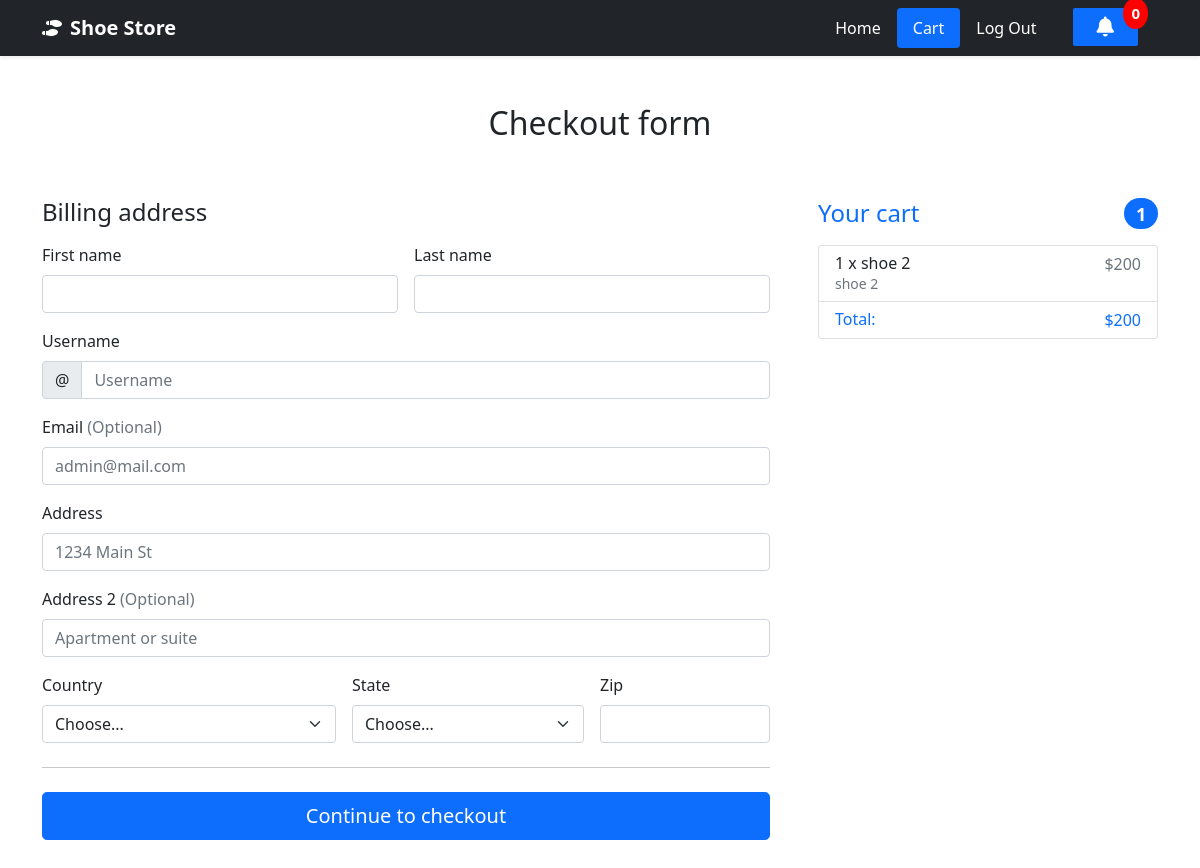
The app's page /order-summary/ (signed in), older data.
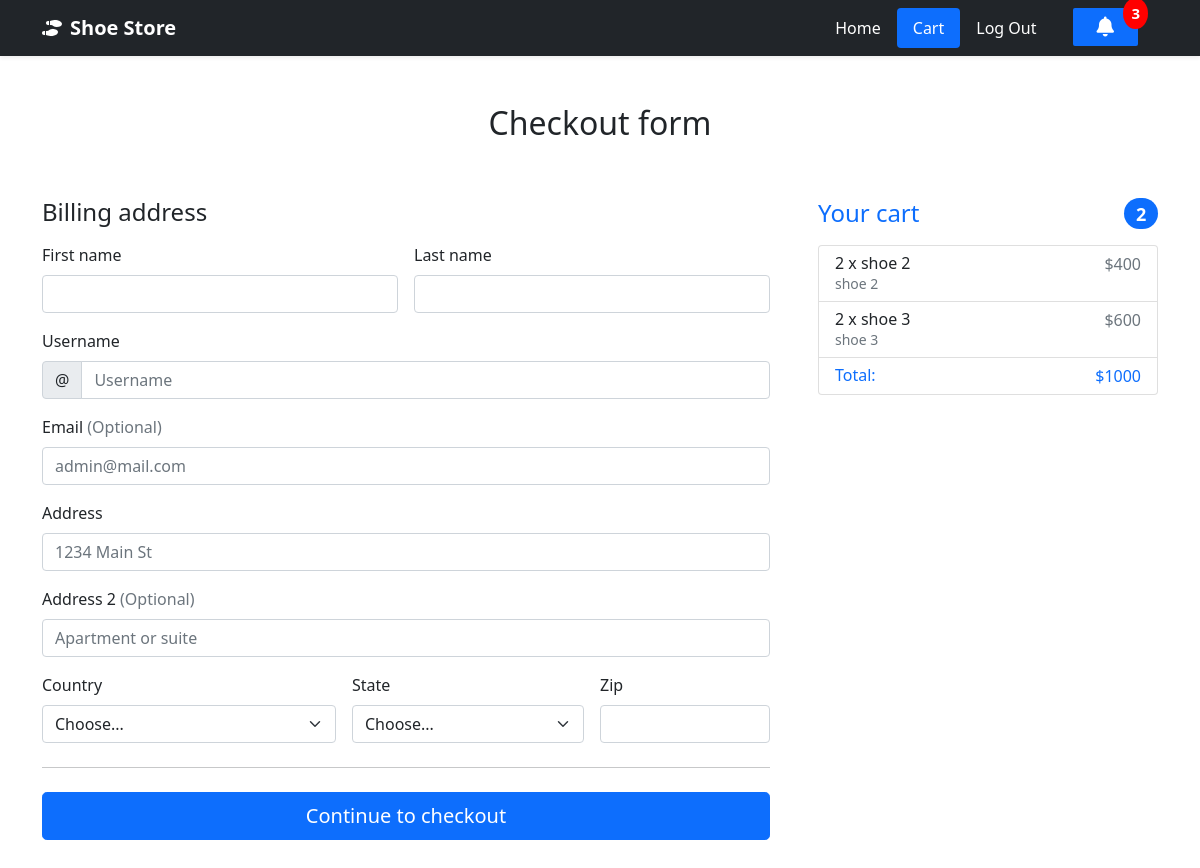
The same page, newer data.
### ecommerce/models.py (models this page shows, shortened)
class Order(models.Model):
    user = models.ForeignKey(User, on_delete=models.CASCADE)
    items = models.ManyToManyField(OrderItem)
    ordered = models.BooleanField(default=False)
    ordered_date = models.DateTimeField(auto_now=True)
    def get_total(self):
        total = 0
        for order_item in self.items.all():
            total += order_item.get_item_price()
        return total

class OrderItem(models.Model):
    user = models.ForeignKey(User, on_delete=models.CASCADE)
    ordered = models.BooleanField(default=False)
    item = models.ForeignKey(Item, on_delete=models.CASCADE)
    quantity = models.IntegerField(default=1)
    def get_item_price(self):
        return self.item.price * self.quantity

class Item(models.Model):
    title = models.CharField(max_length=150)
    price = models.IntegerField()
    slug = models.SlugField()
    description = models.TextField()
    image = models.ImageField(default='default.jpg',
                            upload_to='product_images')

### ecommerce/views.py (the view)
# urls.py: path('order-summary/', OrderSummaryView.as_view(), name='order_summary'),
class OrderSummaryView(LoginRequiredMixin, View):
    def get(self, *args, **kwargs):
        try:
            order = Order.objects.get(user=self.request.user, ordered=False)
            context = {
                'orders': order,
                'user':self.request.user
            }
            return render(self.request, 'cart.html', context)
        except ObjectDoesNotExist:
            messages.info(self.request, "You don't have an active order!")
            return redirect('home')

### ecommerce/custom_context_processors.py (called while the page is built)
def notifications(request):
    notifications = OrderNotification.objects.all()
    return {"notifications": notifications}

### templates/cart.html (shortened to what this page needs)
{% extends 'base.html' %}
{% load static %}
{% block header %}
<div class="navbar navbar-dark bg-dark shadow-sm">
  <div class="container">
    <a href="{% url 'home' %}" class="navbar-brand d-flex align-items-center">
      <strong>Shoe Store</strong>
    </a>
    <ul class="nav nav-pills">
      <li class="nav-item"><a href="{% url 'home' %}" class="nav-link  text-white" aria-current="page">Home</a></li>
      <li class="nav-item"><a href="{% url 'order_summary' %}" class=" active nav-link text-white">Cart</a></li>
      <li class="nav-item"><a href="accounts/logout" class="nav-link text-white">Log Out</a></li>
      <li class="nav-item dropdown notification-section">
        <a href="#" class="notification dropdown-toggle" id="navbarDropdown" role="button"
            data-bs-toggle="dropdown" aria-expanded="true">
            <span><i class='fa fa-bell'></i></span>
            <span class="badge" id="notification-badge">{{ notifications | length }}</span>
        </a>
    </li>
    </ul>
  </div>
</div>
</header>
{% endblock %}
{% block content %}
<div class="container">
  <main>
    <div class="py-5 text-center">
      <h2>Checkout form</h2>
    </div>
    <div class="row g-5">
      <div class="col-md-5 col-lg-4 order-md-last">
        <h4 class="d-flex justify-content-between align-items-center mb-3">
          <span class="text-primary">Your cart</span>
          <span class="badge bg-primary rounded-pill">{{orders.items.count}}</span>
        </h4>
        <ul class="list-group mb-3">
          {% for order_item in orders.items.all %}
          <li class="list-group-item d-flex justify-content-between lh-sm">
            <div>
              <h6 class="my-0">{{order_item.quantity}} x {{order_item.item.title}}</h6>
              <small class="text-muted">{{order_item.item.description|truncatechars:50}}</small>
            </div>
            <span class="text-muted">${{order_item.get_item_price}}</span>
          </li>
          {% endfor %}
          <li class="list-group-item d-flex justify-content-between lh-sm">
            <div>
              <h6 class="my-0" style="color: #0d6efd;">Total:</h6>
            </div>
            <span class="text-muted"  style="color: #0d6efd !important;">${{ orders.get_total }}</span>
          </li>
        </ul>
      </div>
      <div class="col-md-7 col-lg-8">
        <h4 class="mb-3">Billing address</h4>
        <form class="needs-validation" novalidate>
          <div class="row g-3">
            <div class="col-sm-6">
              <label for="firstName" class="form-label">First name</label>
              <input type="text" class="form-control" id="firstName" placeholder="" value="" required>
            </div>
            <div class="col-sm-6">
              <label for="lastName" class="form-label">Last name</label>
              <input type="text" class="form-control" id="lastName" placeholder="" value="" required>
            </div>
            <div class="col-12">
              <label for="username" class="form-label">Username</label>
              <div class="input-group has-validation">
                <span class="input-group-text">@</span>
                <input type="text" class="form-control" id="username" placeholder="Username" required>
              </div>
            </div>
            <div class="col-12">
              <label for="email" class="form-label">Email <span class="text-muted">(Optional)</span></label>
              <input type="email" class="form-control" id="email" placeholder={{ user.email }}>
            </div>
            <div class="col-12">
              <label for="address" class="form-label">Address</label>
              <input type="text" class="form-control" id="address" placeholder="1234 Main St" required>
            </div>
            <div class="col-12">
              <label for="address2" class="form-label">Address 2 <span class="text-muted">(Optional)</span></label>
              <input type="text" class="form-control" id="address2" placeholder="Apartment or suite">
            </div>
            <div class="col-md-5">
              <label for="country" class="form-label">Country</label>
              <select class="form-select" id="country" required>
                <option value="">Choose...</option>
              </select>
            </div>
            <div class="col-md-4">
              <label for="state" class="form-label">State</label>
              <select class="form-select" id="state" required>
                <option value="">Choose...</option>
              </select>
            </div>
            <div class="col-md-3">
              <label for="zip" class="form-label">Zip</label>
              <input type="text" class="form-control" id="zip" placeholder="" required>
            </div>
          </div>
          <hr class="my-4">
        </form>
        <button class="w-100 btn btn-primary btn-lg" onclick="checkout();">Continue to checkout</button>
      </div>
    </div>
  </main>
</div>
{% endblock %}

### templates/base.html (shortened to what this page needs)
{% load static %}
<!doctype html>
<html lang="en">
  <head>
    <link rel="stylesheet" href="https://atfawry.fawrystaging.com/atfawry/plugin/assets/payments/css/fawrypay-payments.css">
    <link href="https://cdn.jsdelivr.net/npm/bootstrap@5.0.0-beta3/dist/css/bootstrap.min.css" rel="stylesheet"
>
  </head>
  <body>
<header>
<main>
{% block header %}
{% endblock %}
{% block content %}
{% endblock %}
<footer class="text-muted py-5">
</footer>
  </body>
</html>

### templates/base.html (style rules this page uses)
.notification { background-color: #0d6efd; color: white; text-decoration: none; padding: 4px 24px; margin-right: 20px; margin-left: 20px; position: relative; display: inline-block; border-radius: 2px; font-size: 20px; }
.notification .badge { position: absolute; top: -10px; right: -10px; padding: 8px 8px; border-radius: 50%; background: red; color: white; }
.notification-section .dropdown-toggle::after { content: none; }
.dropdown-toggle::after { color: #fff; }

Row changes from the older to the newer data that the page shows:
removed Order: items.count "1", get_total "200"
removed OrderItem: quantity "1", item "shoe 2", item.description "shoe 2", get_item_price "200"
added Order: items.count "2", get_total "1000"
added OrderItem: quantity "2", item "shoe 2", item.description "shoe 2", get_item_price "400"
added OrderItem: quantity "2", item "shoe 3", item.description "shoe 3", get_item_price "600"
Text that changed along with them:
{{ notifications | length }}: "0" → "3"
